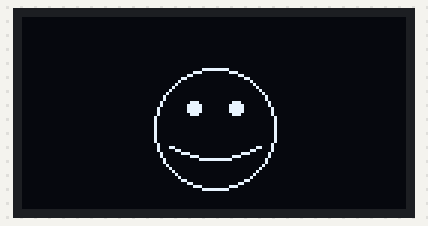
A sketch run on a simulated Arduino Uno, built with avr-gcc and run on an emulated ATmega328P. Parts: 128×64 one-colour display.

Above: at 0.1 s.
At 1.1 s:
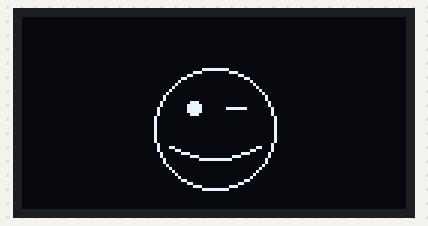

Measured:
- what the display in image 1 shows lasts 1.0 s, from 1.1 s to 2.1 s

The sketch:

sketch_jan2a.ino
```cpp
#include <Wire.h>
#include <Adafruit_GFX.h>
#include <Adafruit_SSD1306.h>

// Display-Abmessungen
#define SCREEN_WIDTH 128
#define SCREEN_HEIGHT 64

// OLED-Reset-Pin (nicht verwendet, daher -1)

#define OLED_RESET -1

// OLED-Objekt erstellen
Adafruit_SSD1306 display
(SCREEN_WIDTH, SCREEN_HEIGHT, &Wire, OLED_RESET);


// Funktion, um einen Smiley zu zeichnen
void drawSmiley(bool wink) {
  display.clearDisplay();

  // Mittelpunkt des Displays
  int centerX = SCREEN_WIDTH / 2;
  int centerY = SCREEN_HEIGHT / 2 + 5; // Verschiebe den Mittelpunkt leicht nach unten

  int radius = 20; // Radius des Smileys

  // Kreis für das Gesicht
  display.drawCircle(centerX, centerY, radius, SSD1306_WHITE);

  // Augen
  display.fillCircle(centerX - 7, centerY - 7, 2, SSD1306_WHITE); // Linkes Auge
  if (wink) {
    display.drawLine(centerX + 4, centerY - 7, centerX + 10, centerY - 7, SSD1306_WHITE); // Rechtes zwinkerndes Auge
  } else {
    display.fillCircle(centerX + 7, centerY - 7, 2, SSD1306_WHITE); // Rechtes Auge
  }

  // Mund (höher positioniert)
  for (int x = -15; x <= 15; x++) {
    int y = (int)(0.3 * (15 * 15 - x * x) / 15); // Umgedrehte Parabel für nach unten gebogenen Mund
    display.drawPixel(centerX + x, centerY + 6 + y, SSD1306_WHITE); // Mund höher positioniert
  }

  display.display();
}

void setup() {
  // Serieller Monitor für Debugging
  Serial.begin(115200);

  // Display initialisieren
  if (!display.begin(SSD1306_SWITCHCAPVCC, 0x3C)) { // Ändere die Adresse zu 0x3D, falls nötig
    Serial.println(F("OLED nicht gefunden!"));
    while (true); // Endlosschleife, wenn kein Display erkannt wird
  }

  display.clearDisplay(); // Display löschen
}

void loop() {
  // Lächelnden Smiley anzeigen
  drawSmiley(false);
  delay(1000); // 1 Sekunde warten

  // Zwinkernden Smiley anzeigen
  drawSmiley(true);
  delay(1000); // 1 Sekunde warten
}
```
